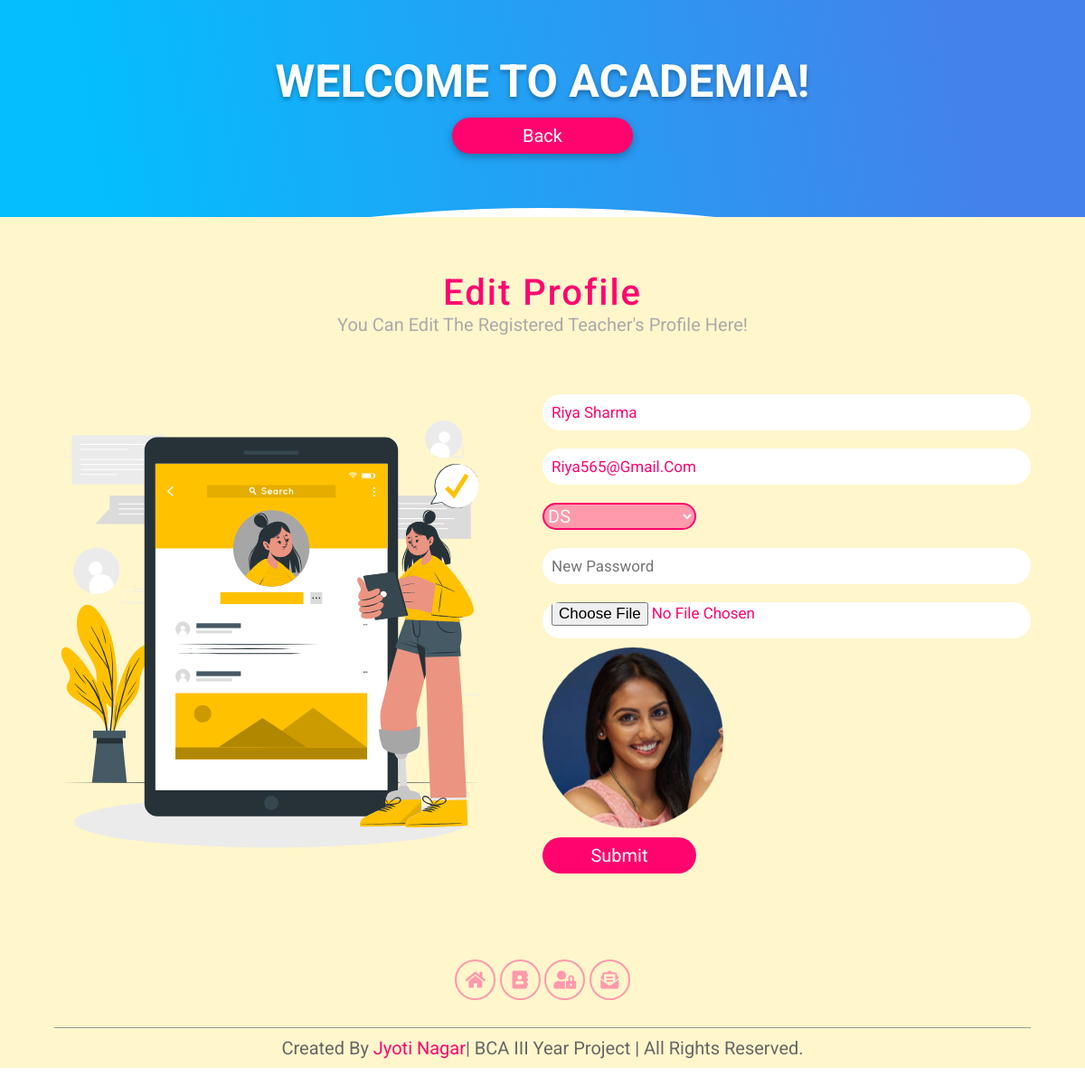
Screenshot of /jyotinagar_project/admin/edit_profile.php?id=1 with the database file from the repository.
### tables this page shows
CREATE TABLE `tregistration` (
  `id` int(11) NOT NULL,
  `name` varchar(255) NOT NULL,
  `email` varchar(255) NOT NULL,
  `subject` varchar(255) NOT NULL,
  `password` varchar(255) NOT NULL,
  `image` varchar(255) NOT NULL,
  `status` int(10) NOT NULL DEFAULT 1
);

### jyotinagar_project/admin/edit_profile.php (the view, shortened to what this page needs)
<?php include("header.php");
include("../config.php");
$sql="Select * from tregistration where id='".$_REQUEST['id']."' ";
$run=mysqli_query($conn,$sql);
$data=mysqli_fetch_array($run);
?>
<section class="home" id="home">
<div class="content"><script margint-top:10px;></script>
   <br>
	     <h1>Welcome to Academia!</h1>
	<br>
    	 <a href="admin_index.php"><button>Back</button></a>
</div>
</section>
<section class="contact" id="contact">
<h1 class="heading">Edit Profile</h1>
<h3 class="title">You can edit the registered teacher's Profile here!</h3>
<div class="row">
	<div class="image">
        <img src="../images/edit.svg" alt="">
    </div>
    <div class="form-container">
        <form action="edit_profile_action.php" method="post" enctype="multipart/form-data" >
			<table>
            <tr><input name="name"  type="text" placeholder="full name" value="<?php echo $data['name']; ?>"></tr>
            <tr><input name="email" type="email" placeholder="enter your email" value="<?php echo $data['email']; ?>"></tr>
           <tr> <select name="subject">
								<option <?php if($data['subject']=='DS') echo "selected"; ?> >DS</option>
								</select></tr>
          <tr> <input type="password" class="text" name="password" id="password" value="" placeholder="New Password" /></tr>
			<tr><input type="file" name="image" id="image" value="<?php echo $data['image']; ?>" />
				<img src="../images/<?php echo $data['image']; ?>" width="200px" height="200px"></tr>
				<tr><input type="hidden" name="id" value="<?php echo $_REQUEST['id']; ?>" />
            <input type="submit" value="submit"></tr>
				</table>
        </form>
    </div>
</div>
<?php  include("footer.php") ?>

### jyotinagar_project/css/style_r.css (style rules this page uses)
:root { --pink:#FF046F; --violet:#ff99ac; }
* { font-family: 'Roboto', sans-serif; text-transform: capitalize; text-decoration: none; outline: none; margin: 0; padding: 0; box-sizing: border-box; }
html { font-size: 62.5%; overflow-x: hidden; }
.heading { font-size: 4rem; color:#FF046F; text-align: center; padding:0 1rem; padding-top: 6rem; letter-spacing: .2rem; font-weight: 500; }
.title { padding:0 1rem; font-size: 2rem; text-align: center; font-weight: 400; color:#aaa; }
.home { min-height: 30vh; background:linear-gradient(-100deg, #4481eb 10%, #04befe 80%); background-size: cover; background-position: center; background-attachment: fixed; z-index: 0; overflow:hidden; position: relative; }
.home .content { display: flex; align-items: center; justify-content: center; flex-flow: column; padding-top: 5rem; text-align: center; }
.home .content h1 { font-size: 5rem; color: #fff; padding:0 1rem; text-shadow: 0 .3rem .5rem rgba(0,0,0,.3); text-transform: uppercase; }
.home .content button { height:4rem; width:20rem; border-radius: 5rem; background:var(--pink); color:#fff; font-size: 2rem; cursor: pointer; transition: .2s; border:none; box-shadow: 0 .3rem 1rem rgba(0,0,0,.3); }
.home::before { content: ''; position: absolute; bottom:-55rem; left:50%; transform: translateX(-50%); border-top: 70vh solid #fff; width:120%; border-radius: 50%; z-index: -1; }
.contact { background: #fff6cc; }
.contact .row { display: flex; align-items: center; justify-content: center; padding:5rem 0; }
.contact .row .image img { width: 50vw; height:70vh; }
.contact .row .form-container { width:50%; padding-right: 6rem; }
.contact .row .form-container input { height:4rem; width:100%; background:#fff; border:none; border-radius: 5rem; padding:0 1rem; margin:1rem 0; color:var(--pink); font-size: 1.7rem; transition: .2s linear; }
.contact .row .form-container select { margin:1rem 0; width:17rem; background:var(--violet); border:.2rem solid var(--pink); border-radius: 5rem; color:#fff; cursor: pointer; font-size: 2rem; }
.contact .row .form-container input[type="submit"] { width:17rem; background:var(--pink); color:#fff; cursor: pointer; font-size: 2rem; transition: .2s; }

### rows the page displays
tregistration: name "Riya Sharma", email "riya565@gmail.com", subject "DS", image (picture)
